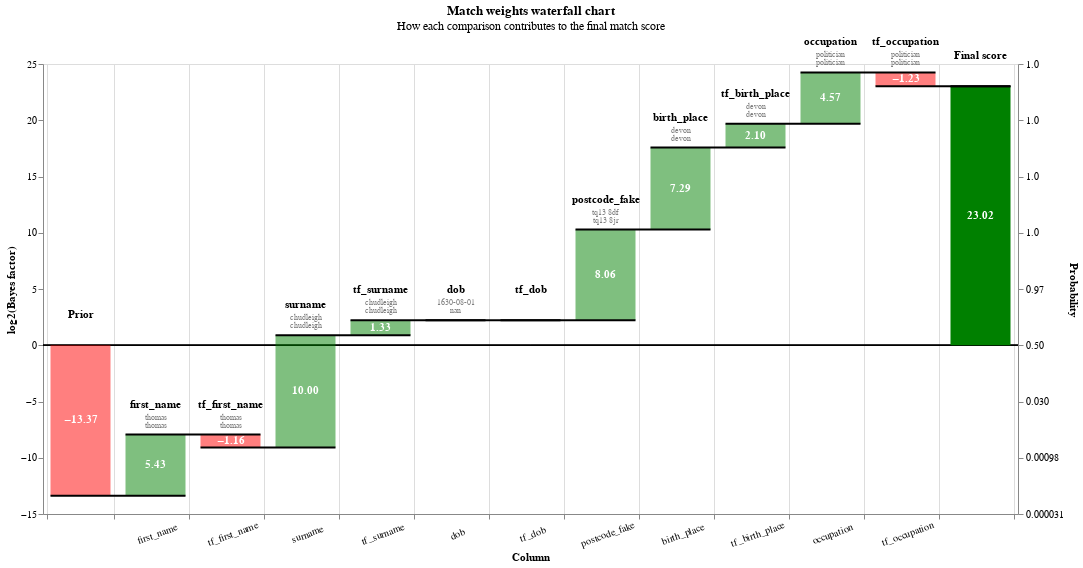

This figure's notebook cell:
### Markdown cell above
You can also view rows in this dataset as a waterfall chart as follows:

### Code cell
from splink.charts import waterfall_chart
records_to_plot = df_e.head(50).to_dict(orient="records")
waterfall_chart(records_to_plot, linker.settings_obj, filter_nulls=False)

### Figure 1 — Vega-Lite specification as saved in the notebook (floating-point values rounded to 4 significant figures; data arrays with more than 128 entries replaced by an {"elided": "..."} marker saying what was removed)
{"$schema": "https://vega.github.io/schema/vega-lite/v5.2.0.json", "config": {"view": {"continuousHeight": 300, "continuousWidth": 400}}, "data": {"values": {"elided": "650 records"}}, "height": 450, "layer": [{"layer": [{"encoding": {"color": {"value": "black"}, "size": {"value": 0.5}, "y": {"field": "zero", "type": "quantitative"}}, "mark": "rule"}, {"encoding": {"color": {"condition": {"test": "(datum.log2_bayes_factor < 0)", "value": "red"}, "value": "green"}, "opacity": {"condition": {"test": "datum.column_name == 'Prior match weight' || datum.column_name == 'Final score'", "value": 1}, "value": 0.5}, "tooltip": [{"field": "column_name", "title": "Comparison column", "type": "nominal"}, {"field": "value_l", "title": "Value (L)", "type": "nominal"}, {"field": "value_r", "title": "Value (R)", "type": "nominal"}, {"field": "label_for_charts", "title": "Label", "type": "ordinal"}, {"field": "sql_condition", "title": "SQL condition", "type": "nominal"}, {"field": "comparison_vector_value", "title": "Comparison vector value", "type": "nominal"}, {"field": "bayes_factor", "format": ",.4f", "title": "Bayes factor = m/u", "type": "quantitative"}, {"field": "log2_bayes_factor", "format": ",.4f", "title": "Match weight = log2(m/u)", "type": "quantitative"}, {"field": "prob", "format": ".4f", "title": "Adjusted match score", "type": "quantitative"}, {"field": "bayes_factor_description", "title": "Match weight description", "type": "nominal"}], "x": {"axis": {"grid": true, "labelAlign": "center", "labelAngle": -20, "labelExpr": "datum.value == 'Prior' || datum.value == 'Final score' ? '' : datum.value", "labelPadding": 10, "tickBand": "extent", "title": "Column"}, "field": "column_name", "sort": {"field": "bar_sort_order", "order": "ascending"}, "type": "nominal"}, "y": {"axis": {"grid": false, "orient": "left", "title": "log2(Bayes factor)"}, "field": "previous_sum", "type": "quantitative"}, "y2": {"field": "sum"}}, "mark": {"type": "bar", "width": 60}}, {"encoding": {"color": {"value": "white"}, "text": {"condition": {"field": "log2_bayes_factor", "format": ".2f", "test": "abs(datum.log2_bayes_factor) > 1", "type": "nominal"}, "value": ""}, "x": {"axis": {"labelAngle": 0, "title": "Column"}, "field": "column_name", "sort": {"field": "bar_sort_order", "order": "ascending"}, "type": "nominal"}, "y": {"axis": {"orient": "left"}, "field": "center", "type": "quantitative"}}, "mark": {"fontWeight": "bold", "type": "text"}}, {"encoding": {"color": {"value": "black"}, "text": {"field": "column_name", "type": "nominal"}, "x": {"axis": {"labelAngle": 0, "title": "Column"}, "field": "column_name", "sort": {"field": "bar_sort_order", "order": "ascending"}, "type": "nominal"}, "y": {"field": "sum_top", "type": "quantitative"}}, "mark": {"baseline": "bottom", "dy": -25, "fontWeight": "bold", "type": "text"}}, {"encoding": {"color": {"value": "grey"}, "text": {"field": "value_l", "type": "nominal"}, "x": {"axis": {"labelAngle": 0, "title": "Column"}, "field": "column_name", "sort": {"field": "bar_sort_order", "order": "ascending"}, "type": "nominal"}, "y": {"field": "sum_top", "type": "quantitative"}}, "mark": {"baseline": "bottom", "dy": -13, "fontSize": 8, "type": "text"}}, {"encoding": {"color": {"value": "grey"}, "text": {"field": "value_r", "type": "nominal"}, "x": {"axis": {"labelAngle": 0, "title": "Column"}, "field": "column_name", "sort": {"field": "bar_sort_order", "order": "ascending"}, "type": "nominal"}, "y": {"field": "sum_top", "type": "quantitative"}}, "mark": {"baseline": "bottom", "dy": -5, "fontSize": 8, "type": "text"}}]}, {"encoding": {"x": {"axis": {"labelAngle": 0, "title": "Column"}, "field": "column_name", "sort": {"field": "bar_sort_order", "order": "ascending"}, "type": "nominal"}, "x2": {"field": "lead"}, "y": {"axis": {"labelExpr": "format(1 / (1 + pow(2, -1*datum.value)), '.2r')", "orient": "right", "title": "Probability"}, "field": "sum", "scale": {"zero": false}, "type": "quantitative"}}, "mark": {"color": "black", "strokeWidth": 2, "type": "rule", "x2Offset": 30, "xOffset": -30}}], "params": [{"bind": {"input": "range", "max": 49, "min": 0, "step": 1}, "description": "Filter by the interation number", "name": "record_number", "value": 0}], "resolve": {"axis": {"y": "independent"}}, "title": {"subtitle": "How each comparison contributes to the final match score", "text": "Match weights waterfall chart"}, "transform": [{"filter": "(datum.record_number == record_number)"}, {"frame": [null, 0], "window": [{"as": "sum", "field": "log2_bayes_factor", "op": "sum"}, {"as": "lead", "field": "column_name", "op": "lead"}]}, {"as": "sum", "calculate": "datum.column_name === \"Final score\" ? datum.sum - datum.log2_bayes_factor : datum.sum"}, {"as": "lead", "calculate": "datum.lead === null ? datum.column_name : datum.lead"}, {"as": "previous_sum", "calculate": "datum.column_name === \"Final score\" || datum.column_name === \"Prior match weight\" ? 0 : datum.sum - datum.log2_bayes_factor"}, {"as": "top_label", "calculate": "datum.sum > datum.previous_sum ? datum.column_name : \"\""}, {"as": "bottom_label", "calculate": "datum.sum < datum.previous_sum ? datum.column_name : \"\""}, {"as": "sum_top", "calculate": "datum.sum > datum.previous_sum ? datum.sum : datum.previous_sum"}, {"as": "sum_bottom", "calculate": "datum.sum < datum.previous_sum ? datum.sum : datum.previous_sum"}, {"as": "center", "calculate": "(datum.sum + datum.previous_sum) / 2"}, {"as": "text_log2_bayes_factor", "calculate": "(datum.log2_bayes_factor > 0 ? \"+\" : \"\") + datum.log2_bayes_factor"}, {"as": "dy", "calculate": "datum.sum < datum.previous_sum ? 4 : -4"}, {"as": "baseline", "calculate": "datum.sum < datum.previous_sum ? \"top\" : \"bottom\""}, {"as": "prob", "calculate": "1. / (1 + pow(2, -1.*datum.sum))"}, {"as": "zero", "calculate": "0*datum.sum"}], "width": {"step": 75}}
